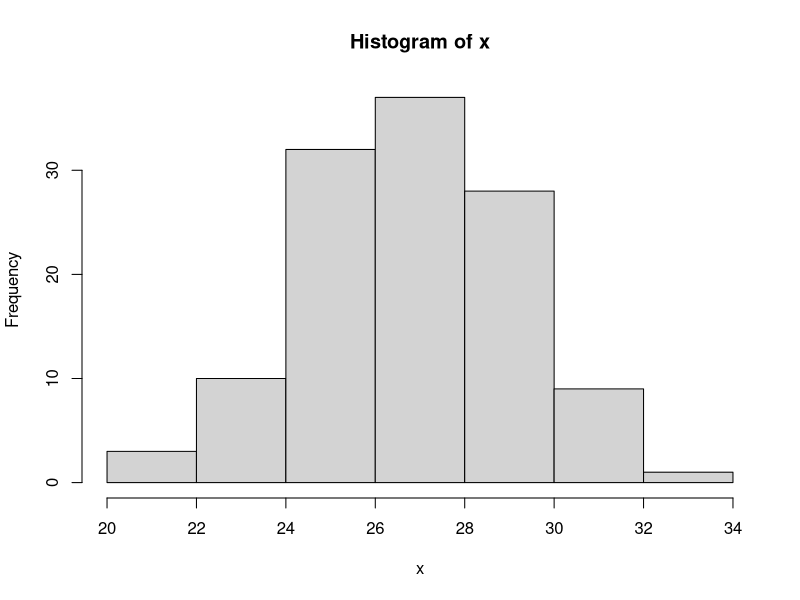
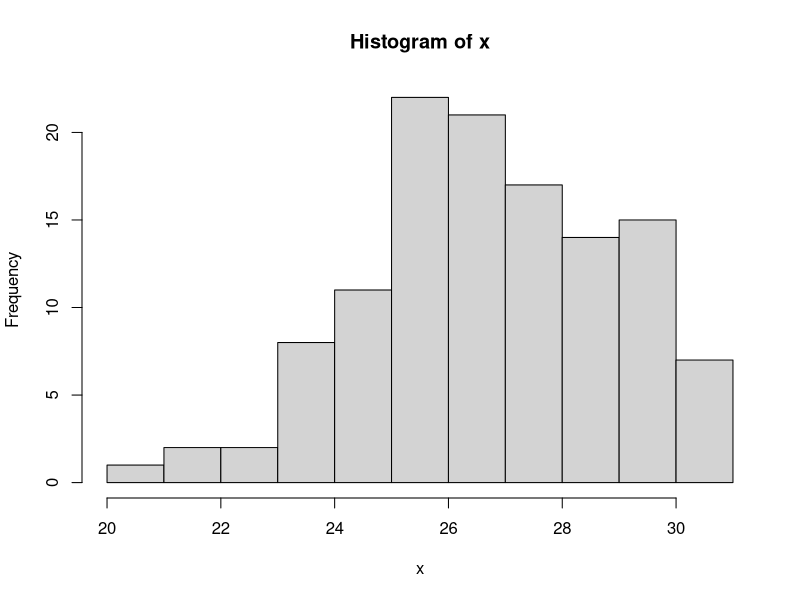
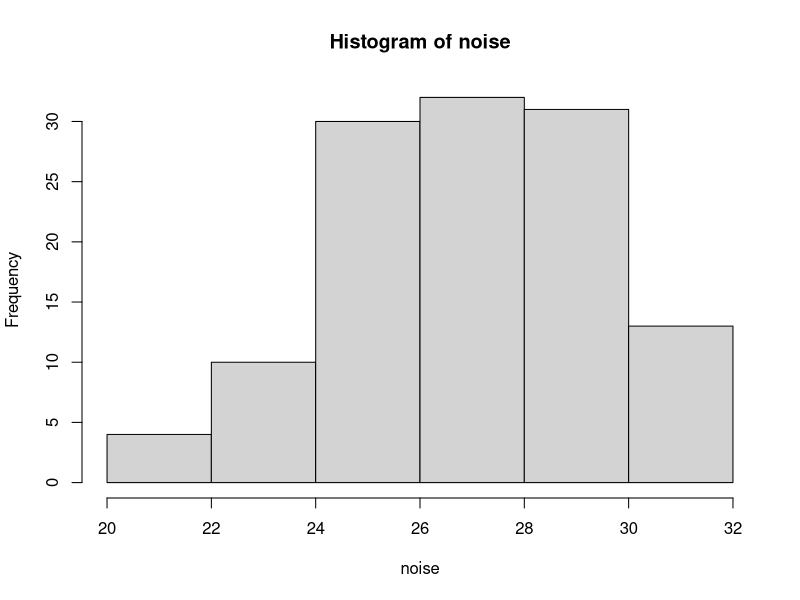
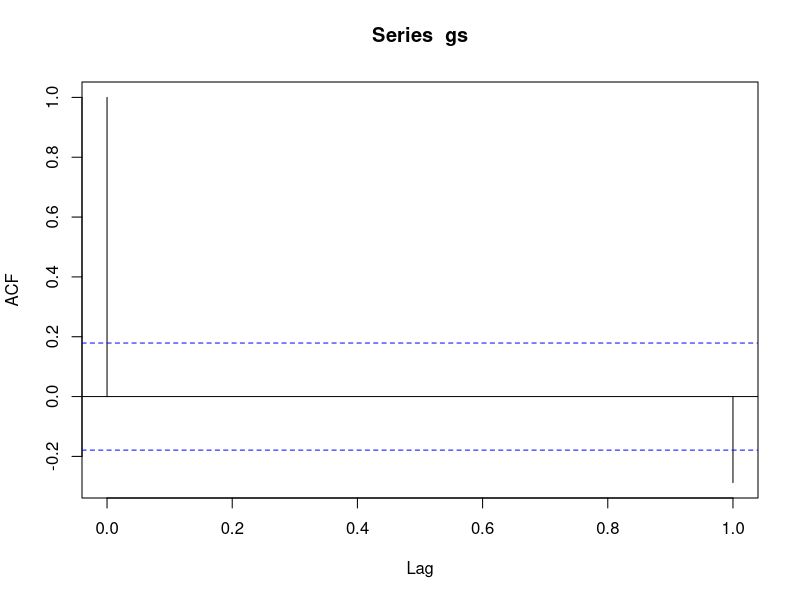
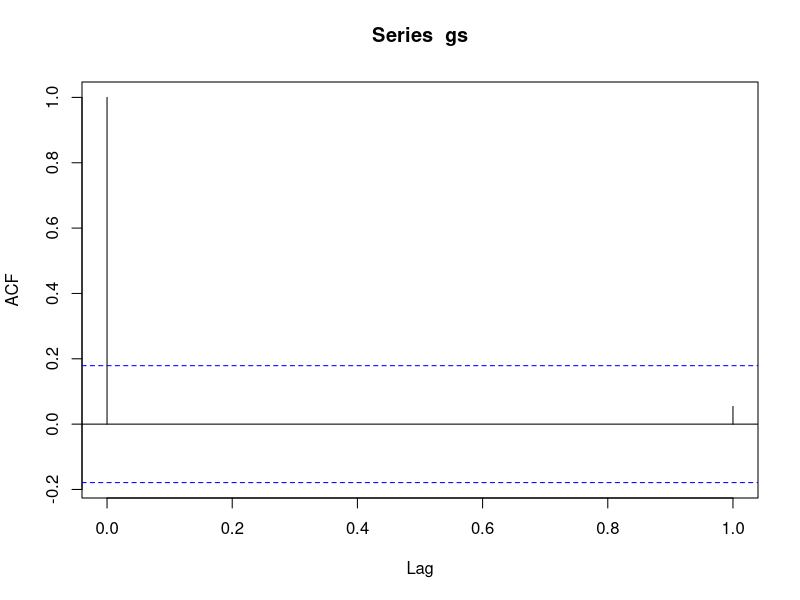
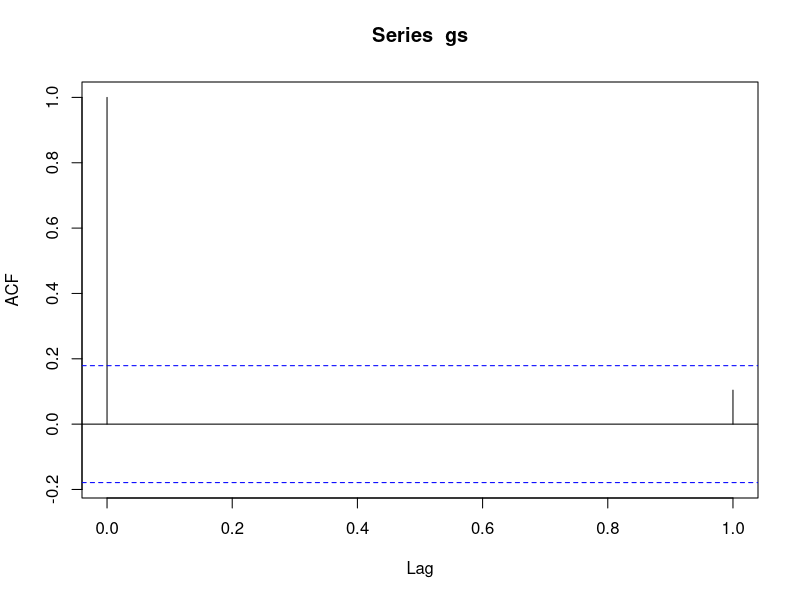
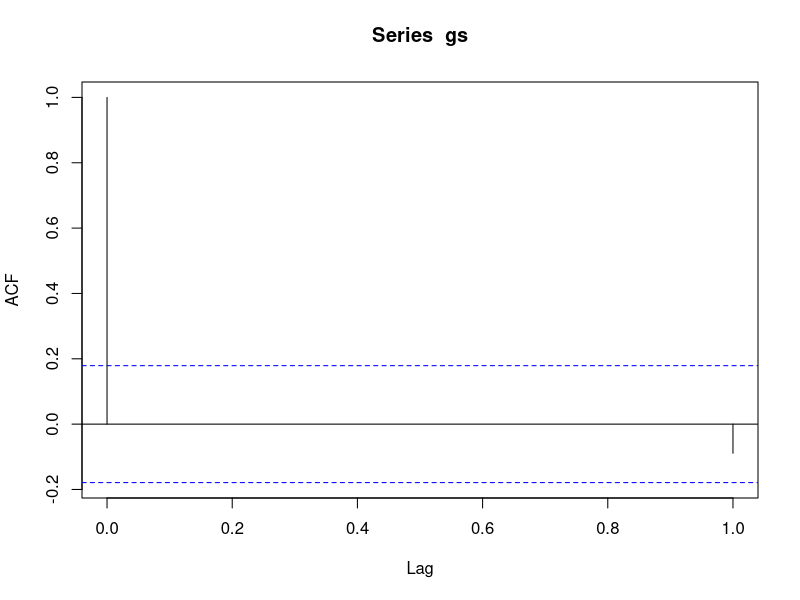
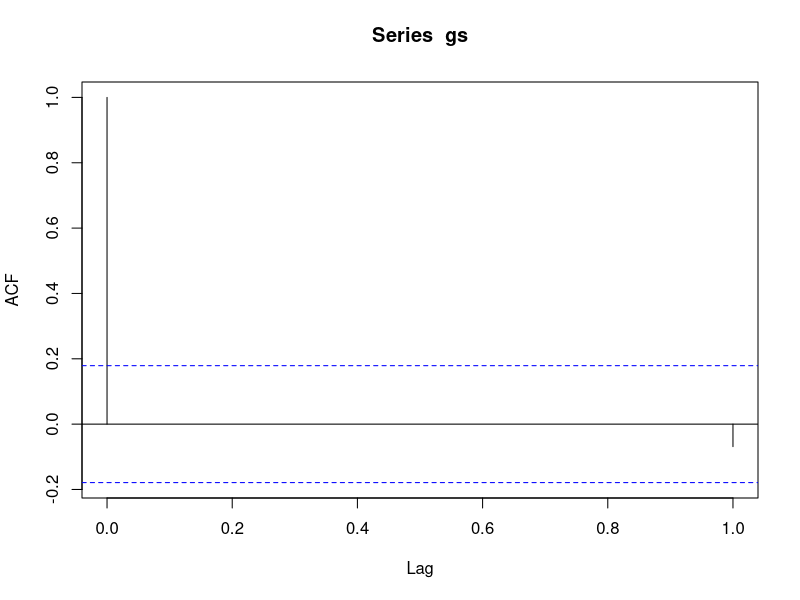

These charts were generated, in order, by the following R code: (Note: this script raises an error after producing the figures.)
#select random seed: only implement once!
a=as.numeric(Sys.time())
set.seed(a)

#create mimicry function: only need to run once
mimicry<- function(x,y){
  # x, y: 2 real vectors of length T
  # z: real vector of length T in which the elements of x
  # occur in the same rank order as the elements of y
  # 10 September 1995
  # modified for R, Cuddington 2018
  xs=sort(x,index.return=TRUE)
  ys=sort(y, index.return=TRUE)
  zs=sort(ys$ix,index.return=TRUE)
  z=xs$x[zs$ix]
}

#set parameters: mean, upper threshold, lower threshold, sd and similulation tolerance limit(so it doesn't run forever 
#searching for the perfect solution)
mtemp=27 #mean
sdev=2.5 #std dev
tol=2
ut=31 #upper threshold
lt=10 #lower threshold
leg=120

#check if sd and range are reasonable
asd=(ut-lt)/4
if (asd>1.25*sdev||asd<.75*sdev) {
  print(c("Too big a difference between standard deviation and range, estimated range sd=",asd))
}

#generate random numbers
x=rnorm(leg, m=mtemp, sd=sdev)

#check distribution, mean and standard deviation
hist(x)
text(18,50, paste("mean=",round(mean(x),1)))
text(18,60, paste("stdev=",round(sd(x),1)))
icount=0;

#correct any numbers outside upper and lower threshold (until tolerance limit is reached)
while(((any(x>ut)||any(x<lt)))&&icount<tol) {
  icount=icount+1
  
  for (i in 1:length(x)){
    if(x[i]>ut) x[i]=rnorm(1, m=mtemp, sd=sdev)
    if(x[i]<lt) x[i]=rnorm(1, m=mtemp, sd=sdev)
  }
}

#truncate values outside of thresholds if tolerance exceeded 
if (icount>=tol){
  print(c("exceeded loop tolerance, truncatin",icount,tol))
  x[x>ut]=ut
  x[x<lt]=lt
}

#check distribution, mean and standard deviation
hist(x)
text(18,50, paste("mean=",round(mean(x),1)))
text(18,60, paste("stdev=",round(sd(x),1)))

#standardize mean and variance
meanxn=mean(x); varxn=sd(x);
noise=(((x-meanxn)/(varxn))*sdev)+mtemp;
#noise[noise<lt]=lt
#noise[noise>ut]=ut
hist(noise)
text(12,20, paste("mean=",round(mean(noise),3)))
text(12,25, paste("stdev=",round(sd(noise),3)))

#generate sequences with desired degree of autocorrelation (using Ar(1) process) within given
# error tolerance
lbet=c(0,0.6,0.99) 
tol2=0.01;

gs=vector('double',leg)
tseq=matrix(NaN, leg,length(lbet)+1)
acz=vector('double', length(lbet))


for (j in 1:length(lbet)) {#loop1
acoef=lbet[j];


ac=-99
while ((ac<(acoef-tol2))||(ac>(acoef+tol2))) {#loop2
gs[1]=rnorm(1,0,1);

crand=rnorm(leg, 0,1);
for (cnts in 2:leg) {#loop2
gs[cnts] =acoef*gs[cnts-1]+crand[cnts]*sqrt(sdev)*sqrt(1.-acoef^2);
} #loop3 through desired sequence length

ac=acf(gs,1)$acf[2]
ac

} #loop2 until generate sequence with desired autocorr within tolerance

z=mimicry(noise,gs)
acz[j]=acf(z,1)$acf[2]
tseq[,j]=round(z,1)

} #loop1 through autocorr values


tseq[,4]=rev(tseq[,3])

#check out temp sequences
plot(tseq[,2],type="l")
lines(tseq[,3], type="l", col="red")
#lines(tseq[,1], type="l", col="blue")

#save as dataframe
temps=data.frame(tseq)
colnames(temps)=paste("auto_",round(acz,2), sep="")


# all metrics should be identical
apply(temps, 2,max)
apply(temps, 2,min)
apply(temps, 2,mean)
apply(temps, 2,sd)


#write file with series (each column a different autocorrelation, and series with identical elements)
tempfilename=paste("C:/Users/kcudding/thermallog/temps_mean_",round(mtemp,0),"sd_",round(sdev*10,0),".csv", sep="")
write.csv(temps*10,tempfilename, row.names=FALSE)

